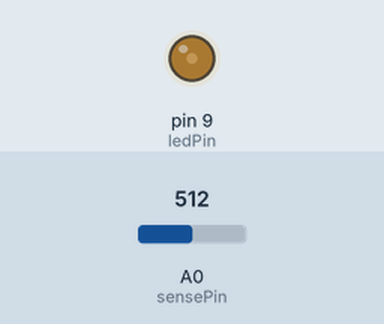
This sketch was run on a simulated Arduino Uno, built with avr-gcc and run on an emulated ATmega328P. Parts: output pins drawn as LEDs (lit = HIGH). The test bench sets the inputs (shaded band); at power-on: A0 (sensePin) = 512.

Above: at 1.2 s.
1.3 s: A0 (sensePin) set to 716
At 1.7 s:
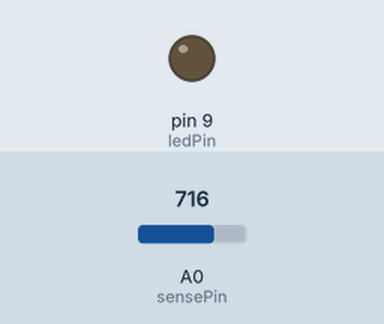
2.8 s: A0 (sensePin) set to 606
4.3 s: A0 (sensePin) set to 576
At 5.2 s:
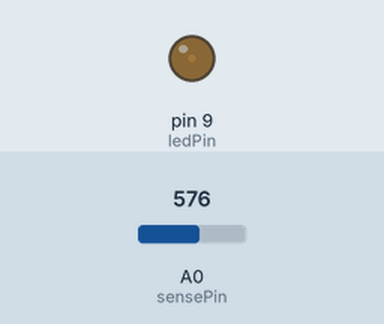
5.8 s: A0 (sensePin) set to 306
At 6.3 s:
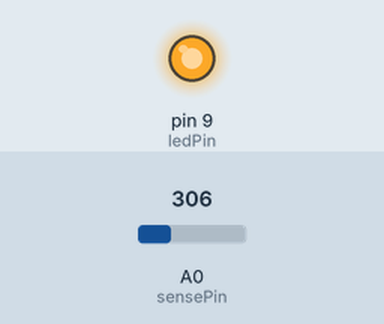
7.3 s: A0 (sensePin) set to 900
At 8.6 s:
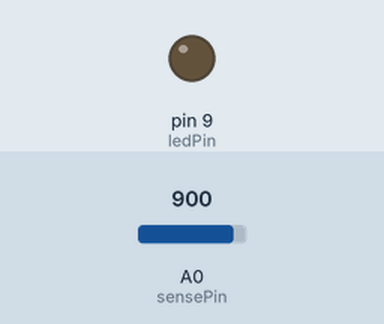
Timing chart, 0 to 9.8 s (numbered marks = the images above; inputs shaded):
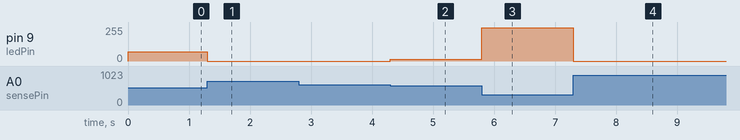

Measured:
- after the input at 1.3 s, pin 9 (ledPin): 69/255 → 0/255 at once
- after the input at 2.8 s, every drawn part: stays the same
- after the input at 4.3 s, pin 9 (ledPin): 0/255 → 13/255 at once
- after the input at 5.8 s, pin 9 (ledPin): 13/255 → 250/255 at once
- after the input at 7.3 s, pin 9 (ledPin): 250/255 → 0/255 at once

The sketch:

photo_resis_a.ino
```cpp
int sensePin = 0;
int ledPin = 9;
void setup() {
  // put your setup code here, to run once:
  pinMode(ledPin,OUTPUT);
Serial.begin(9600);
}

void loop() {
  // put your main code here, to run repeatedly:
  int val = analogRead(sensePin);
  val = constrain(val,300,590);
  int ledLev = map(val,300,590,255,0);

  analogWrite(ledPin,ledLev);

}
```
